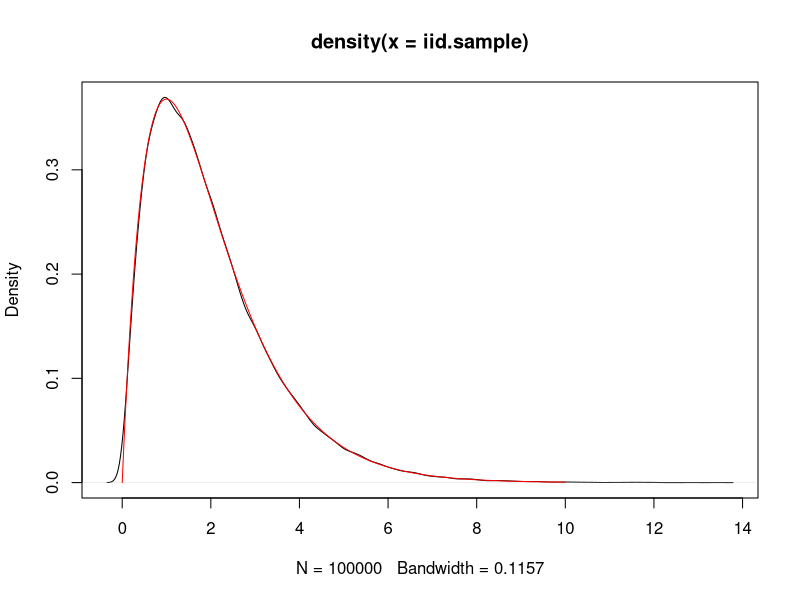

The R script that drew this image:
# generating Gamma(2,1) as the sum of 2 exponential(beta=1)
t0=Sys.time()
one.X=function()
{ U1=runif(1); U2=runif(1)
  X=-log(U1)-log(U2)
   return(X)
} 
################ 
set.seed(1235)
n.rep=100000
iid.sample=replicate(n.rep, one.X())
plot(density(iid.sample))
x=seq(0,10,.01)
lines(x,dgamma(x,2,1),col="red")
Sys.time()-t0
